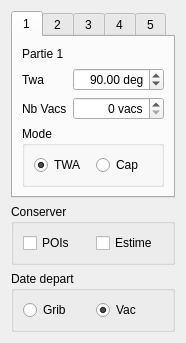
<?xml version="1.0" encoding="UTF-8"?>
<ui version="4.0">
 <class>twaLine</class>
 <widget class="QDialog" name="twaLine">
  <property name="geometry">
   <rect>
    <x>0</x>
    <y>0</y>
    <width>180</width>
    <height>298</height>
   </rect>
  </property>
  <property name="windowTitle">
   <string>Outil twa</string>
  </property>
  <layout class="QVBoxLayout" name="verticalLayout_2">
   <item>
    <widget class="QTabWidget" name="tabWidget">
     <property name="currentIndex">
      <number>0</number>
     </property>
     <widget class="QWidget" name="tabWidgetPage1">
      <attribute name="title">
       <string>1</string>
      </attribute>
      <layout class="QVBoxLayout" name="verticalLayout">
       <item>
        <widget class="QLabel" name="label_3">
         <property name="text">
          <string>Partie 1</string>
         </property>
        </widget>
       </item>
       <item>
        <layout class="QFormLayout" name="formLayout">
         <item row="0" column="0">
          <widget class="QLabel" name="ltwa1">
           <property name="text">
            <string>Twa</string>
           </property>
          </widget>
         </item>
         <item row="0" column="1">
          <widget class="QDoubleSpinBox" name="doubleSpinBox">
           <property name="alignment">
            <set>Qt::AlignRight|Qt::AlignTrailing|Qt::AlignVCenter</set>
           </property>
           <property name="suffix">
            <string> deg</string>
           </property>
           <property name="decimals">
            <number>2</number>
           </property>
           <property name="minimum">
            <double>-179.990000000000009</double>
           </property>
           <property name="maximum">
            <double>180.000000000000000</double>
           </property>
           <property name="singleStep">
            <double>1.000000000000000</double>
           </property>
           <property name="value">
            <double>90.000000000000000</double>
           </property>
          </widget>
         </item>
         <item row="1" column="0">
          <widget class="QLabel" name="label_2">
           <property name="text">
            <string>Nb Vacs</string>
           </property>
          </widget>
         </item>
         <item row="1" column="1">
          <widget class="QSpinBox" name="spinBox">
           <property name="alignment">
            <set>Qt::AlignRight|Qt::AlignTrailing|Qt::AlignVCenter</set>
           </property>
           <property name="suffix">
            <string> vacs</string>
           </property>
           <property name="minimum">
            <number>0</number>
           </property>
           <property name="maximum">
            <number>9999</number>
           </property>
           <property name="value">
            <number>0</number>
           </property>
          </widget>
         </item>
        </layout>
       </item>
       <item>
        <widget class="QGroupBox" name="groupBox_3">
         <property name="title">
          <string>Mode</string>
         </property>
         <layout class="QHBoxLayout" name="horizontalLayout_3">
          <item>
           <widget class="QRadioButton" name="TWA1">
            <property name="text">
             <string>TWA</string>
            </property>
            <property name="checked">
             <bool>true</bool>
            </property>
           </widget>
          </item>
          <item>
           <widget class="QRadioButton" name="CAP1">
            <property name="text">
             <string>Cap</string>
            </property>
           </widget>
          </item>
         </layout>
        </widget>
       </item>
      </layout>
     </widget>
     <widget class="QWidget" name="tabWidgetPage2">
      <attribute name="title">
       <string>2</string>
      </attribute>
      <layout class="QVBoxLayout" name="verticalLayout_3">
       <item>
        <widget class="QLabel" name="label_4">
         <property name="text">
          <string>Partie 2</string>
         </property>
        </widget>
       </item>
       <item>
        <layout class="QFormLayout" name="formLayout_2">
         <item row="0" column="1">
          <widget class="QDoubleSpinBox" name="doubleSpinBox_2">
           <property name="alignment">
            <set>Qt::AlignRight|Qt::AlignTrailing|Qt::AlignVCenter</set>
           </property>
           <property name="suffix">
            <string> deg</string>
           </property>
           <property name="decimals">
            <number>2</number>
           </property>
           <property name="minimum">
            <double>-179.990000000000009</double>
           </property>
           <property name="maximum">
            <double>180.000000000000000</double>
           </property>
           <property name="singleStep">
            <double>1.000000000000000</double>
           </property>
           <property name="value">
            <double>90.000000000000000</double>
           </property>
          </widget>
         </item>
         <item row="0" column="0">
          <widget class="QLabel" name="ltwa2">
           <property name="text">
            <string>Twa</string>
           </property>
          </widget>
         </item>
         <item row="1" column="1">
          <widget class="QSpinBox" name="spinBox_2">
           <property name="alignment">
            <set>Qt::AlignRight|Qt::AlignTrailing|Qt::AlignVCenter</set>
           </property>
           <property name="suffix">
            <string> vacs</string>
           </property>
           <property name="minimum">
            <number>0</number>
           </property>
           <property name="maximum">
            <number>9999</number>
           </property>
           <property name="value">
            <number>0</number>
           </property>
          </widget>
         </item>
         <item row="1" column="0">
          <widget class="QLabel" name="label_5">
           <property name="text">
            <string>Nb Vacs</string>
           </property>
          </widget>
         </item>
        </layout>
       </item>
       <item>
        <widget class="QGroupBox" name="groupBox_4">
         <property name="title">
          <string>Mode</string>
         </property>
         <layout class="QHBoxLayout" name="horizontalLayout_4">
          <item>
           <widget class="QRadioButton" name="TWA2">
            <property name="text">
             <string>TWA</string>
            </property>
            <property name="checked">
             <bool>true</bool>
            </property>
           </widget>
          </item>
          <item>
           <widget class="QRadioButton" name="CAP2">
            <property name="text">
             <string>Cap</string>
            </property>
           </widget>
          </item>
         </layout>
        </widget>
       </item>
      </layout>
     </widget>
     <widget class="QWidget" name="tabWidgetPage3">
      <attribute name="title">
       <string>3</string>
      </attribute>
      <layout class="QVBoxLayout" name="verticalLayout_4">
       <item>
        <widget class="QLabel" name="label_7">
         <property name="text">
          <string>Partie 3</string>
         </property>
        </widget>
       </item>
       <item>
        <layout class="QFormLayout" name="formLayout_3">
         <item row="0" column="0">
          <widget class="QLabel" name="ltwa3">
           <property name="text">
            <string>Twa</string>
           </property>
          </widget>
         </item>
         <item row="1" column="0">
          <widget class="QLabel" name="label_8">
           <property name="text">
            <string>Nb Vacs</string>
           </property>
          </widget>
         </item>
         <item row="0" column="1">
          <widget class="QDoubleSpinBox" name="doubleSpinBox_3">
           <property name="alignment">
            <set>Qt::AlignRight|Qt::AlignTrailing|Qt::AlignVCenter</set>
           </property>
           <property name="suffix">
            <string> deg</string>
           </property>
           <property name="decimals">
            <number>2</number>
           </property>
           <property name="minimum">
            <double>-179.990000000000009</double>
           </property>
           <property name="maximum">
            <double>180.000000000000000</double>
           </property>
           <property name="singleStep">
            <double>1.000000000000000</double>
           </property>
           <property name="value">
            <double>90.000000000000000</double>
           </property>
          </widget>
         </item>
         <item row="1" column="1">
          <widget class="QSpinBox" name="spinBox_3">
           <property name="alignment">
            <set>Qt::AlignRight|Qt::AlignTrailing|Qt::AlignVCenter</set>
           </property>
           <property name="suffix">
            <string> vacs</string>
           </property>
           <property name="minimum">
            <number>0</number>
           </property>
           <property name="maximum">
            <number>9999</number>
           </property>
           <property name="value">
            <number>0</number>
           </property>
          </widget>
         </item>
        </layout>
       </item>
       <item>
        <widget class="QGroupBox" name="groupBox_5">
         <property name="title">
          <string>Mode</string>
         </property>
         <layout class="QHBoxLayout" name="horizontalLayout_5">
          <item>
           <widget class="QRadioButton" name="TWA3">
            <property name="text">
             <string>TWA</string>
            </property>
            <property name="checked">
             <bool>true</bool>
            </property>
           </widget>
          </item>
          <item>
           <widget class="QRadioButton" name="CAP3">
            <property name="text">
             <string>Cap</string>
            </property>
           </widget>
          </item>
         </layout>
        </widget>
       </item>
      </layout>
     </widget>
     <widget class="QWidget" name="tabWidgetPage4">
      <attribute name="title">
       <string>4</string>
      </attribute>
      <layout class="QVBoxLayout" name="verticalLayout_5">
       <item>
        <widget class="QLabel" name="label_10">
         <property name="text">
          <string>Partie 4</string>
         </property>
        </widget>
       </item>
       <item>
        <layout class="QFormLayout" name="formLayout_4">
         <item row="0" column="0">
          <widget class="QLabel" name="ltwa4">
           <property name="text">
            <string>Twa</string>
           </property>
          </widget>
         </item>
         <item row="1" column="0">
          <widget class="QLabel" name="label_11">
           <property name="text">
            <string>Nb Vacs</string>
           </property>
          </widget>
         </item>
         <item row="0" column="1">
          <widget class="QDoubleSpinBox" name="doubleSpinBox_4">
           <property name="alignment">
            <set>Qt::AlignRight|Qt::AlignTrailing|Qt::AlignVCenter</set>
           </property>
           <property name="suffix">
            <string> deg</string>
           </property>
           <property name="decimals">
            <number>2</number>
           </property>
           <property name="minimum">
            <double>-179.990000000000009</double>
           </property>
           <property name="maximum">
            <double>180.000000000000000</double>
           </property>
           <property name="singleStep">
            <double>1.000000000000000</double>
           </property>
           <property name="value">
            <double>90.000000000000000</double>
           </property>
          </widget>
         </item>
         <item row="1" column="1">
          <widget class="QSpinBox" name="spinBox_4">
           <property name="alignment">
            <set>Qt::AlignRight|Qt::AlignTrailing|Qt::AlignVCenter</set>
           </property>
           <property name="suffix">
            <string> vacs</string>
           </property>
           <property name="minimum">
            <number>0</number>
           </property>
           <property name="maximum">
            <number>9999</number>
           </property>
           <property name="value">
            <number>0</number>
           </property>
          </widget>
         </item>
        </layout>
       </item>
       <item>
        <widget class="QGroupBox" name="groupBox_6">
         <property name="title">
          <string>Mode</string>
         </property>
         <layout class="QHBoxLayout" name="horizontalLayout_6">
          <item>
           <widget class="QRadioButton" name="TWA4">
            <property name="text">
             <string>TWA</string>
            </property>
            <property name="checked">
             <bool>true</bool>
            </property>
           </widget>
          </item>
          <item>
           <widget class="QRadioButton" name="CAP4">
            <property name="text">
             <string>Cap</string>
            </property>
           </widget>
          </item>
         </layout>
        </widget>
       </item>
      </layout>
     </widget>
     <widget class="QWidget" name="tabWidgetPage5">
      <attribute name="title">
       <string>5</string>
      </attribute>
      <layout class="QVBoxLayout" name="verticalLayout_6">
       <item>
        <widget class="QLabel" name="label_13">
         <property name="text">
          <string>Partie 5</string>
         </property>
        </widget>
       </item>
       <item>
        <layout class="QFormLayout" name="formLayout_5">
         <item row="0" column="0">
          <widget class="QLabel" name="ltwa5">
           <property name="text">
            <string>Twa</string>
           </property>
          </widget>
         </item>
         <item row="1" column="0">
          <widget class="QLabel" name="label_14">
           <property name="text">
            <string>Nb Vacs</string>
           </property>
          </widget>
         </item>
         <item row="0" column="1">
          <widget class="QDoubleSpinBox" name="doubleSpinBox_5">
           <property name="alignment">
            <set>Qt::AlignRight|Qt::AlignTrailing|Qt::AlignVCenter</set>
           </property>
           <property name="suffix">
            <string> deg</string>
           </property>
           <property name="decimals">
            <number>2</number>
           </property>
           <property name="minimum">
            <double>-179.990000000000009</double>
           </property>
           <property name="maximum">
            <double>180.000000000000000</double>
           </property>
           <property name="singleStep">
            <double>1.000000000000000</double>
           </property>
           <property name="value">
            <double>90.000000000000000</double>
           </property>
          </widget>
         </item>
         <item row="1" column="1">
          <widget class="QSpinBox" name="spinBox_5">
           <property name="alignment">
            <set>Qt::AlignRight|Qt::AlignTrailing|Qt::AlignVCenter</set>
           </property>
           <property name="suffix">
            <string> vacs</string>
           </property>
           <property name="minimum">
            <number>0</number>
           </property>
           <property name="maximum">
            <number>9999</number>
           </property>
           <property name="value">
            <number>0</number>
           </property>
          </widget>
         </item>
        </layout>
       </item>
       <item>
        <widget class="QGroupBox" name="groupBox_7">
         <property name="title">
          <string>Mode</string>
         </property>
         <layout class="QHBoxLayout" name="horizontalLayout_7">
          <item>
           <widget class="QRadioButton" name="TWA5">
            <property name="text">
             <string>TWA</string>
            </property>
            <property name="checked">
             <bool>true</bool>
            </property>
           </widget>
          </item>
          <item>
           <widget class="QRadioButton" name="CAP5">
            <property name="text">
             <string>Cap</string>
            </property>
           </widget>
          </item>
         </layout>
        </widget>
       </item>
      </layout>
     </widget>
    </widget>
   </item>
   <item>
    <widget class="QGroupBox" name="groupBox">
     <property name="title">
      <string>Conserver</string>
     </property>
     <layout class="QHBoxLayout" name="horizontalLayout">
      <item>
       <widget class="QCheckBox" name="checkBox">
        <property name="text">
         <string>POIs</string>
        </property>
       </widget>
      </item>
      <item>
       <widget class="QCheckBox" name="checkBox_2">
        <property name="text">
         <string>Estime</string>
        </property>
       </widget>
      </item>
     </layout>
    </widget>
   </item>
   <item>
    <widget class="QGroupBox" name="groupBox_2">
     <property name="title">
      <string>Date depart</string>
     </property>
     <layout class="QHBoxLayout" name="horizontalLayout_2">
      <item>
       <widget class="QRadioButton" name="startGrib">
        <property name="toolTip">
         <string>A la date et heure du Grib</string>
        </property>
        <property name="text">
         <string>Grib</string>
        </property>
        <property name="checked">
         <bool>false</bool>
        </property>
       </widget>
      </item>
      <item>
       <widget class="QRadioButton" name="startVac">
        <property name="toolTip">
         <string>A la date et heure de la prochaine vacation</string>
        </property>
        <property name="text">
         <string>Vac</string>
        </property>
        <property name="checked">
         <bool>true</bool>
        </property>
       </widget>
      </item>
     </layout>
    </widget>
   </item>
  </layout>
 </widget>
 <tabstops>
  <tabstop>doubleSpinBox</tabstop>
  <tabstop>spinBox</tabstop>
  <tabstop>doubleSpinBox_3</tabstop>
  <tabstop>spinBox_3</tabstop>
  <tabstop>doubleSpinBox_4</tabstop>
  <tabstop>spinBox_4</tabstop>
  <tabstop>doubleSpinBox_5</tabstop>
  <tabstop>spinBox_5</tabstop>
  <tabstop>tabWidget</tabstop>
 </tabstops>
 <resources/>
 <connections/>
</ui>
